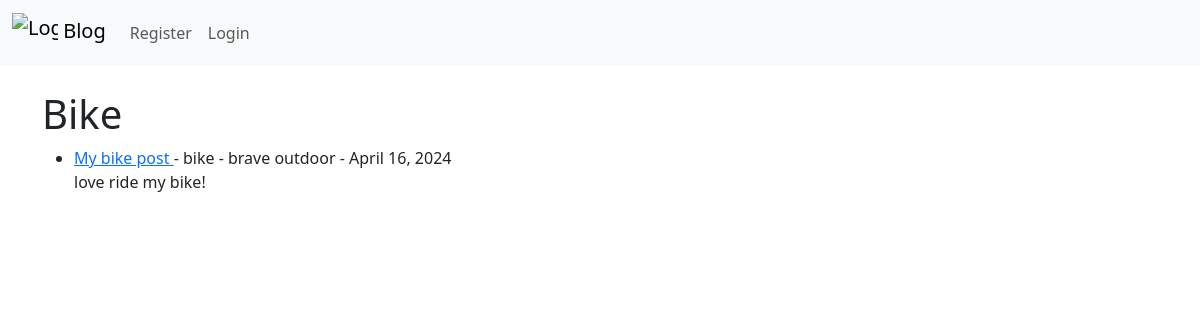
/category/bike/, run on the app's committed database.
### myblog/models.py (models this page shows, shortened)
class Post(models.Model):
    title = models.CharField(max_length=255)
    title_tag = models.CharField(max_length=255)
    author = models.ForeignKey(User, on_delete=models.CASCADE)
    body = models.TextField()
    post_date = models.DateField(auto_now_add = True)
    category = models.CharField(max_length=255, default="coding")

### myblog/views.py (the view)
# urls.py: path('category/<str:cats>/', CategoryView, name='category'),
def CategoryView(request, cats):
    category_post = Post.objects.filter(category=cats.replace('-',' '))
    return render(request, 'categories.html', {'cats': cats.title().replace('-',' '), 'category_posts':category_post })

### myblog/templates/categories.html (shortened to what this page needs)
{% extends 'base.html' %}
{% block content %}
{% if category_posts %}
<h1> {{cats}} </h1>
<ul>
    {% for post in category_posts %}
        <li><a href="{% url 'article_detail' post.pk %}">
            {{post.title}} </a> - {{post.category}} - {{post.author.first_name}}
            {{post.author.last_name}} - {{post.post_date}}
        <br/>
        {{post.body|slice:":200"|safe}}</li>
    {% endfor %}
</ul>
{% else %}
<h1>This category does not exists... </h1>
{% endif %}
{% endblock %}

### data on the page
Post: category "Bike", title "My bike post", category "bike", author.first_name "brave", author.last_name "outdoor", post_date "April 16, 2024", body "love ride my bike!"
